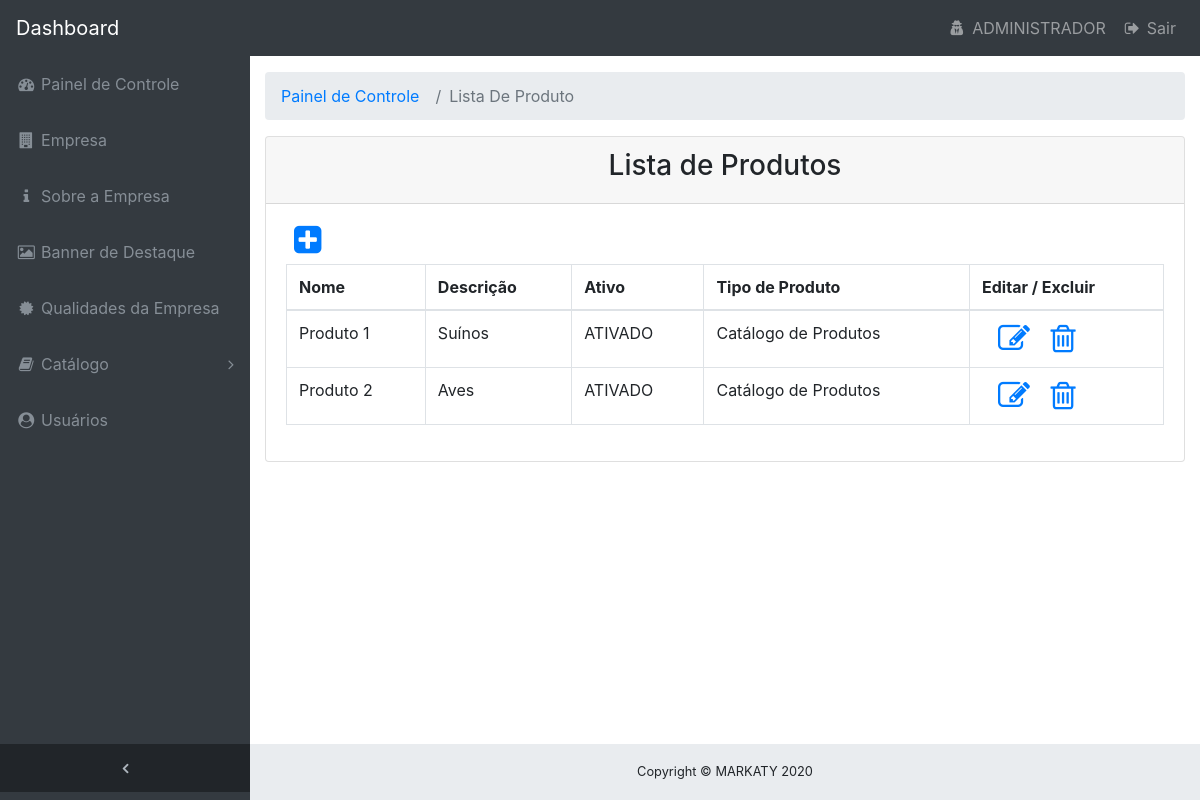
The app's page /intranet/index.php?url=lista_produto.php (signed in) with its own data.
### tables this page shows
CREATE TABLE `tb_produto` (
    `cod_produto` INTEGER NOT NULL AUTO_INCREMENT,
    `nome` VARCHAR(150),
    `descricao` TEXT,
    `fl_ativo` BOOL NOT NULL,
    `cod_tipo_produto` INTEGER,
    CONSTRAINT `PK_tb_produto` PRIMARY KEY (`cod_produto`)
);

CREATE TABLE `tb_tipo_produto` (
    `cod_tipo_produto` INTEGER NOT NULL AUTO_INCREMENT,
    `descricao` TEXT,
    CONSTRAINT `PK_tb_tipo_produto` PRIMARY KEY (`cod_tipo_produto`)
);

CREATE TABLE `tb_catalogo` (
    `cod_catalogo` INTEGER NOT NULL AUTO_INCREMENT,
    `nome` VARCHAR(150) NOT NULL,
    `descricao` TEXT,
    CONSTRAINT `PK_tb_catalogo` PRIMARY KEY (`cod_catalogo`)
);

CREATE TABLE `tb_empresa` (
    `cod_empresa` INTEGER NOT NULL AUTO_INCREMENT,
    `nome_fantasia` VARCHAR(100) NOT NULL,
    `cnpj` VARCHAR(18) NOT NULL,
    `logradouro` VARCHAR(100) NOT NULL,
    `nr` NUMERIC(4),
    `complemento` VARCHAR(150),
    `bairro` VARCHAR(150),
    `tel_whatsapp` VARCHAR(15),
    `tel_fixo` VARCHAR(15),
    `email` TEXT,
    `instagram` TEXT,
    `facebook` TEXT,
    `maps` TEXT,
    `logomarca` TEXT,
    `cod_catalogo` INTEGER,
    `cod_cidade` INTEGER,
    CONSTRAINT `PK_tb_empresa` PRIMARY KEY (`cod_empresa`)
);

### intranet/encrypt.php (called while the page is built, shortened)
<?php
class MyCripty {
    public $chave = 3;
    public $add_text = "abcdefghijklmnopqrstuvwxyz";
    function enc($word) {
        $word .= $this->add_text;
        $s = strlen($word) + 1;
        $nw = "";
        $n = $this->chave;
        for ($x = 1; $x < $s; $x++) {
            $m = $x * $n;
            if ($m > $s) {
                $nindex = $m % $s;
            } else if ($m < $s) {
                $nindex = $m;
            }
            $nw = $nw . $word[$nindex - 1];
        }
        return $nw;
    }
}

### intranet/lista_produto.php (the view, shortened to what this page needs)
<?php
include_once './encrypt.php';
$MyCripty = new MyCripty();
?>
<div class="container-fluid">
    <div class="card mb-3">
        <div class="card-header text-center">
            <h3>Lista de Produtos</h3>
        </div>
        <div class="card-body">
            <a href="?url=adc_produto.php" title="Novo - Produtos"><i class="fa fa-2x pb-2 pl-2 fa-plus-square"></i></a>
            <div class="table-responsive">
                <table class="table table-bordered" width="100%" cellspacing="0">
                    <thead>
                        <tr>
                            <th>Nome</th>
                            <th>Descrição</th>
                            <th>Ativo</th>
                            <th>Tipo de Produto</th>
                            <th>Editar / Excluir</th>
                        </tr>
                    </thead>
                    <tbody>
                        <?php
                        $selectProduto = "CALL sel_produto();";
                        $queryProduto = $pdo->query($selectProduto);
                        while ($dados = $queryProduto->fetch()) {
                            $cod = $dados['cod_produto'];
                            $nome = $dados['nome'];
                            $descricao = $dados['descricao'];
                            $fl_ativo = $dados['fl_ativo'];
                            $nome_tipo_produto = $dados['nome_tipo_item'];
                            $var = $MyCripty->enc($cod);
                            ?>
                            <tr>
                                <td><?= $nome; ?></td>
                                <td><?= $descricao; ?></td>
                                <td>
                                    <?php if ($fl_ativo == '1') { ?>
                                        ATIVADO
                                    <?php } else if ($fl_ativo == '0') { ?>
                                        DESATIVADO
                                    <?php } ?>
                                </td>
                                <td><?= $nome_tipo_produto; ?></td>
                                <td>
                                    <a href="?url=edt_produto.php&ldl=<?= $var; ?>" title="EDITAR"><i class="fa fa-2x fa-edit pr-3 pl-3"></i></a>
                                    <a href="?url=dropbd_produto.php&ldl=<?= $var; ?>"
                                       onclick="return excluir('<?= $nome; ?>');" title="EXCLUIR">
                                        <i class="fa fa-2x fa-trash-o"></i>
                                    </a>
                                </td>
                            </tr>
                            <?php
                        }
                        ?>
                    </tbody>
                </table>
            </div>
        </div>
    </div>
</div>

### intranet/index.php (shortened to what this page needs)
<head>
    <link href="vendor/bootstrap/css/bootstrap.min.css" rel="stylesheet" type="text/css"/>
    <link href="vendor/fonts/awesome/css/font-awesome.min.css" rel="stylesheet" type="text/css"/>
    <link href="vendor/datatables/dataTables.bootstrap4.css" rel="stylesheet" type="text/css"/>
    <link href="vendor/css/sb-admin.css" rel="stylesheet" type="text/css"/>
    <link href="vendor/bootstrap/css/bootstrap-toggle.min.css" rel="stylesheet" type="text/css"/>
    <link href="vendor/bootstrap/css/bootstrap-image-checkbox.css" rel="stylesheet" type="text/css"/>
    <link rel="stylesheet" href="https://stackpath.bootstrapcdn.com/bootstrap/4.3.1/css/bootstrap.min.css">
    <?php
    include '../connection.php';
    $sql = "select nome_fantasia from tb_empresa";
    $r = $pdo->query($sql);
    foreach ($r as $row) {
        $nome_fantasia = $row["nome_fantasia"];
        ?>
        <?php
    }
    ?>
</head>
<body class="fixed-nav sticky-footer bg-dark" id="page-top">
    <?php include './menu.php'; ?>
    <div class="content-wrapper">
        <?php
        @$url = $_GET['url'];
        switch ($url) {
            case 'lista_produto.php':
                $menu = 'Lista De Produto';
                include './navegacao.php';
                include ('./lista_produto.php');
                break;
        }
        ?>
        <footer class="sticky-footer">
            <div class="container">
                <div class="text-center">
                    <small>Copyright © <?php echo $nome_fantasia; ?> <?php echo date("Y"); ?></small>
                </div>
            </div>
        </footer>
    </div>
</body>

### intranet/menu.php (shortened to what this page needs)
<nav class="navbar navbar-expand-lg navbar-dark bg-dark fixed-top" id="mainNav">
    <a class="navbar-brand" href="?url=home.php">Dashboard</a>
    <div class="collapse navbar-collapse" id="navbarResponsive">
        <ul class="navbar-nav navbar-sidenav" id="exampleAccordion">
            <li class="nav-item" data-toggle="tooltip" data-placement="right" title="Painel de Controle">
                <a class="nav-link" href="?$url=home.php">
                    <i class="fa fa-fw fa-dashboard"></i>
                    <span class="nav-link-text">Painel de Controle</span>
                </a>
            </li>
            <li class="nav-item" data-toggle="tooltip" data-placement="right" title="Empresa">
                <a class="nav-link" href="?url=empresa.php">
                    <i class="fa fa-fw fa-building"></i>
                    <span class="nav-link-text">Empresa</span>
                </a>
            </li>
            <li class="nav-item" data-toggle="tooltip" data-placement="right" title="Sobre a Empresa">
                <a class="nav-link" href="?url=sobre.php">
                    <i class="fa fa-fw fa-info"></i>
                    <span class="nav-link-text">Sobre a Empresa</span>
                </a>
            </li>
            <li class="nav-item" data-toggle="tooltip" data-placement="right" title="Banner de Destaque">
                <a class="nav-link" href="?url=banner.php">
                    <i class="fa fa-fw fa-image"></i>
                    <span class="nav-link-text">Banner de Destaque</span>
                </a>
            </li>
            <li class="nav-item" data-toggle="tooltip" data-placement="right" title="Qualidades da Empresa">
                <a class="nav-link" href="?url=qualidade.php">
                    <i class="fa fa-fw fa-certificate"></i>
                    <span class="nav-link-text">Qualidades da Empresa</span>
                </a>
            </li>
            <li class="nav-item" data-toggle="tooltip" data-placement="right" title="Catálogo">
                <a class="nav-link nav-link-collapse collapsed"  data-toggle="collapse"
                   href="#menuCatalogo" data-parent="#menuCatalogo">
                    <i class="fa fa-fw fa-book"></i>
                    <span class="nav-link-text">Catálogo</span>
                </a>
            </li>
            <li class="nav-item" data-toggle="tooltip" data-placement="right" title="Usuários">
                <a class="nav-link" href="?url=admin.php">
                    <i class="fa fa-fw fa-user-circle"></i>
                    <span class="nav-link-text">Usuários</span>
                </a>
            </li>
        </ul>
        <ul class="navbar-nav sidenav-toggler">
            <li class="nav-item">
                <a class="nav-link text-center" id="sidenavToggler">
                    <i class="fa fa-fw fa-angle-left"></i>
                </a>
            </li>
        </ul>
        <ul class="navbar-nav ml-auto">
            <li class="nav-item">
                <a class="nav-link" data-toggle="tooltip" href="?url=edt_admin.php&ldl=<?= $_SESSION["cod_admin"]; ?>">
                    <i class="fa fa-fw fa-user-secret"></i>
                    <span class="nav-link-text"><?= $_SESSION['nome']; ?></span>
                </a>
            </li>
            <li class="nav-item">
                <a class="nav-link" data-toggle="modal" data-target="#sairModal">
                    <i class="fa fa-fw fa-sign-out"></i>
                    Sair
                </a>
            </li>
        </ul>
    </div>
</nav>

### intranet/navegacao.php
<div class="container-fluid">
    <ol class="breadcrumb">
        <li class="breadcrumb-item">
            <a href="?url=home.php">Painel de Controle</a>
        </li>
        <li class="breadcrumb-item active"><?= $menu;?></li>
    </ol>
</div>

### records on screen
tb_produto: nome "Produto 1", cod_tipo_produto.descricao "Suínos", fl_ativo "ATIVADO", tb_catalogo.nome "Catálogo de Produtos"
tb_produto: nome "Produto 2", cod_tipo_produto.descricao "Aves", fl_ativo "ATIVADO", tb_catalogo.nome "Catálogo de Produtos"
tb_empresa: nome_fantasia "MARKATY"

### other values on screen
$_SESSION['nome'] "ADMINISTRADOR"
$menu "Lista De Produto"
